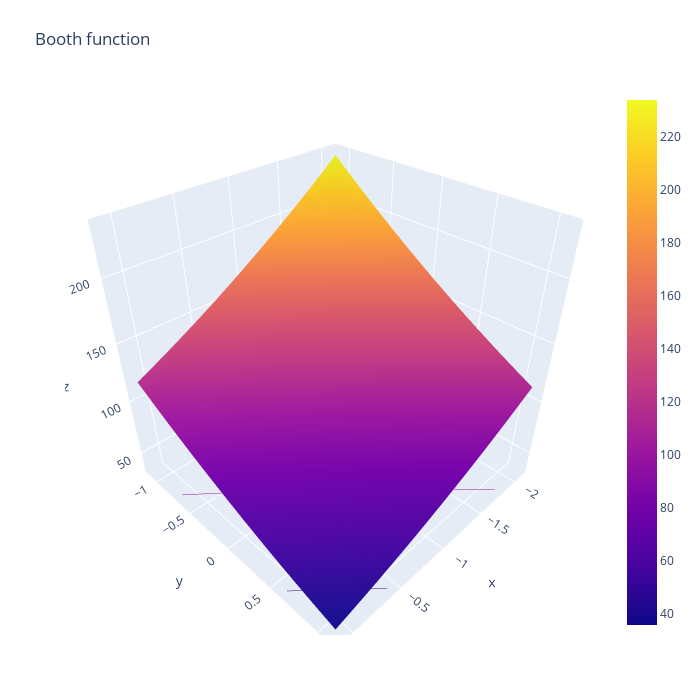

Notebook code for this chart:
### Code cell
#print(z_fig1.min(),z_fig1.max())
fig1 = go.Figure(data=[
    go.Surface(z=z_211,x=x_211,y=y_211)])
fig1.update_traces(contours_z=dict(show=True, usecolormap=True,
                                  highlightcolor="limegreen", project_z=True))
fig1.update_layout(title='Booth function', autosize=True,
                  width=700, height=700,
                  margin=dict(l=65, r=50, b=65, t=90))
fig1.show()

### Figure 1 — Plotly figure (JSON) as saved in the notebook; plotly's stock layout.template omitted (floating-point values rounded to 4 significant figures; data arrays with more than 128 entries replaced by an {"elided": "..."} marker saying what was removed)
{"data": [{"contours": {"z": {"highlightcolor": "limegreen", "project": {"z": true}, "show": true, "usecolormap": true}}, "type": "surface", "x": [-2.1, -1.963, -1.825, -1.688, -1.55, -1.413, -1.275, -1.137, -1, -0.8625, -0.725, -0.5875, -0.45, -0.3125, -0.175, -0.0375, 0.1], "y": [-1.1, -0.9625, -0.825, -0.6875, -0.55, -0.4125, -0.275, -0.1375, 0, 0.1375, 0.275, 0.4125, 0.55, 0.6875, 0.825, 0.9625, 1.1], "z": {"elided": "17x17 float values"}}], "layout": {"autosize": true, "height": 700, "margin": {"b": 65, "l": 65, "r": 50, "t": 90}, "title": {"text": "Booth function"}, "width": 700}}
